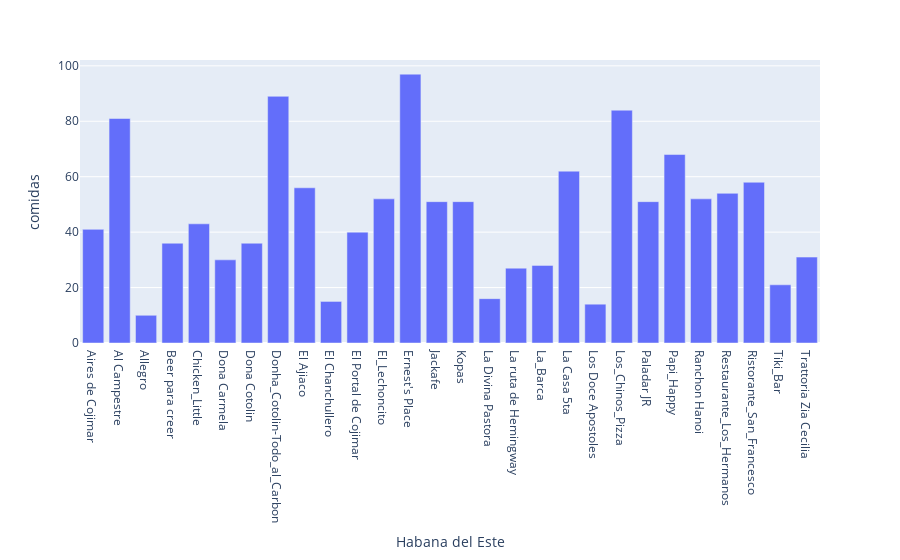
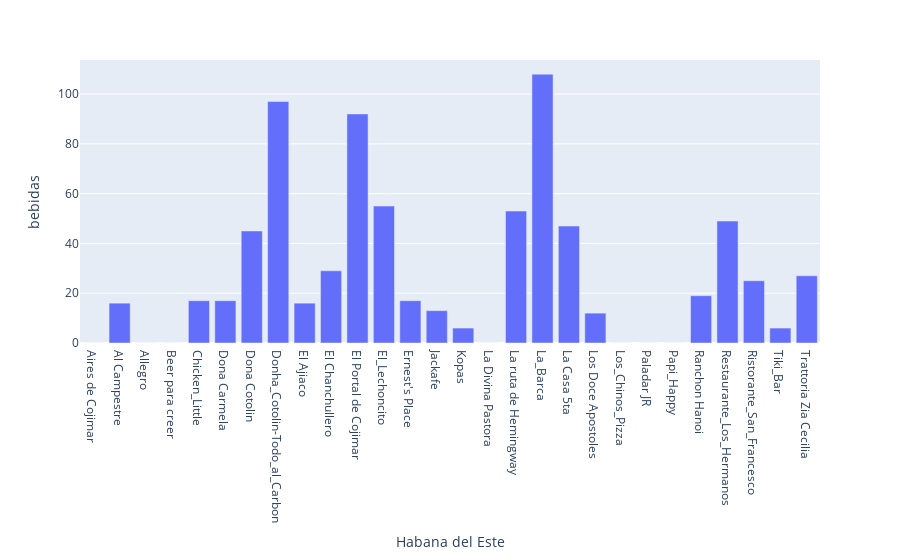
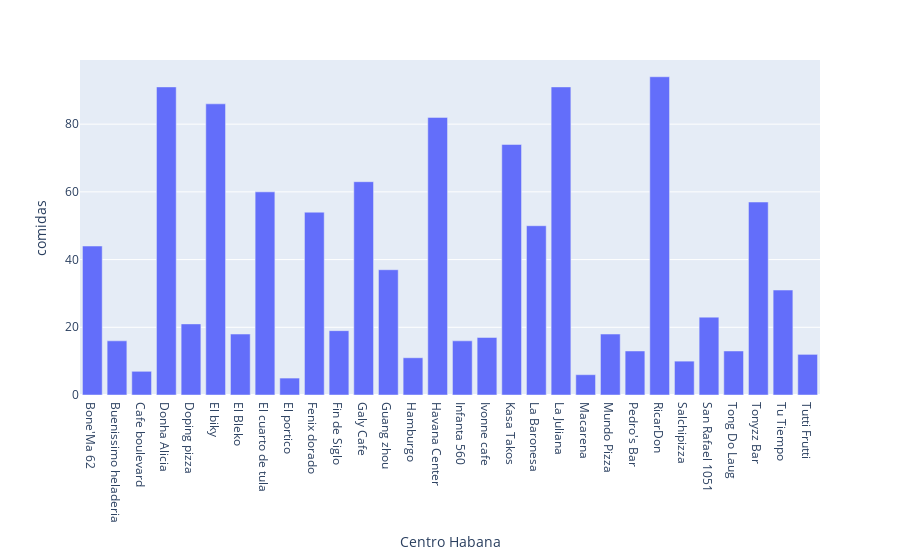
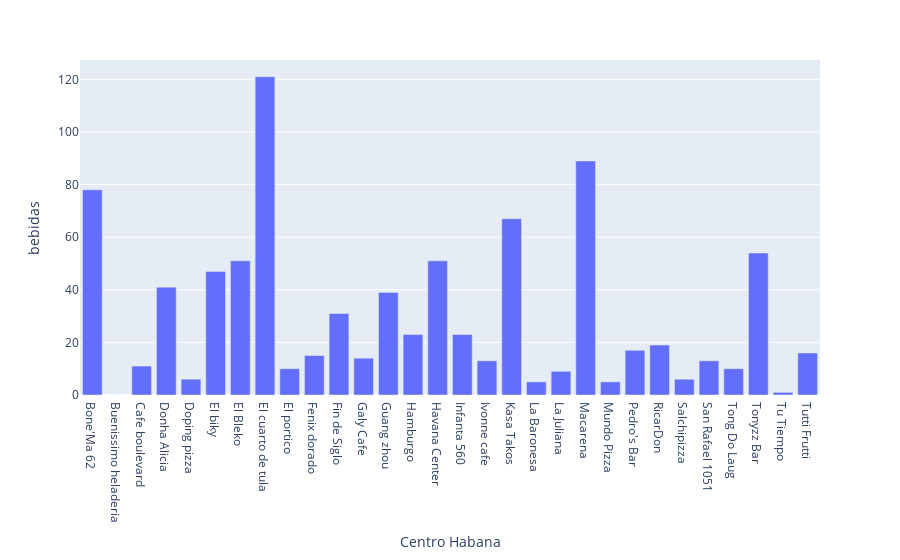

Notebook code cell kept with these figures, in order:
### Markdown cell above
-Este tiene que ser nuestro último acto, es ahora o nunca. Rápido, busca los lugares que hemos visitado y aquellos que más variedad de platos y bebidas presentan. Vamos Vamos!!

Rápidamente se dispusieron a la tarea y los resultados estuvieron antes de lo esperado.

### Code cell
graphics=mylib.Item_Diversity(super)
for i in graphics:
    i.show()

### Figure 1 — Plotly figure (JSON) as saved in the notebook; plotly's stock layout.template omitted (floating-point values rounded to 4 significant figures)
{"data": [{"hovertemplate": "Habana del Este=%{x}<br>comidas=%{y}<extra></extra>", "legendgroup": "", "marker": {"color": "#636efa", "pattern": {"shape": ""}}, "name": "", "orientation": "v", "showlegend": false, "textposition": "auto", "type": "bar", "x": ["Aires de Cojimar", "Al Campestre", "Allegro", "Beer para creer", "Chicken_Little", "Dona Carmela", "Dona Cotolin", "Donha_Cotolin-Todo_al_Carbon", "El Ajiaco", "El Chanchullero", "El Portal de Cojimar", "El_Lechoncito", "Ernest's Place", "Jackafe", "Kopas", "La Divina Pastora", "La ruta de Hemingway", "La_Barca", "La Casa 5ta", "Los Doce Apostoles", "Los_Chinos_Pizza", "Paladar JR", "Papi_Happy", "Ranchon Hanoi", "Restaurante_Los_Hermanos", "Ristorante_San_Francesco", "Tiki_Bar", "Trattoria Zia Cecilia"], "xaxis": "x", "y": [41, 81, 10, 36, 43, 30, 36, 89, 56, 15, 40, 52, 97, 51, 51, 16, 27, 28, 62, 14, 84, 51, 68, 52, 54, 58, 21, 31], "yaxis": "y"}], "layout": {"barmode": "relative", "legend": {"tracegroupgap": 0}, "margin": {"t": 60}, "xaxis": {"anchor": "y", "domain": [0, 1], "title": {"text": "Habana del Este"}}, "yaxis": {"anchor": "x", "domain": [0, 1], "title": {"text": "comidas"}}}}

### Figure 2 — Plotly figure (JSON) as saved in the notebook; plotly's stock layout.template omitted (floating-point values rounded to 4 significant figures)
{"data": [{"hovertemplate": "Habana del Este=%{x}<br>bebidas=%{y}<extra></extra>", "legendgroup": "", "marker": {"color": "#636efa", "pattern": {"shape": ""}}, "name": "", "orientation": "v", "showlegend": false, "textposition": "auto", "type": "bar", "x": ["Aires de Cojimar", "Al Campestre", "Allegro", "Beer para creer", "Chicken_Little", "Dona Carmela", "Dona Cotolin", "Donha_Cotolin-Todo_al_Carbon", "El Ajiaco", "El Chanchullero", "El Portal de Cojimar", "El_Lechoncito", "Ernest's Place", "Jackafe", "Kopas", "La Divina Pastora", "La ruta de Hemingway", "La_Barca", "La Casa 5ta", "Los Doce Apostoles", "Los_Chinos_Pizza", "Paladar JR", "Papi_Happy", "Ranchon Hanoi", "Restaurante_Los_Hermanos", "Ristorante_San_Francesco", "Tiki_Bar", "Trattoria Zia Cecilia"], "xaxis": "x", "y": [0, 16, 0, 0, 17, 17, 45, 97, 16, 29, 92, 55, 17, 13, 6, 0, 53, 108, 47, 12, 0, 0, 0, 19, 49, 25, 6, 27], "yaxis": "y"}], "layout": {"barmode": "relative", "legend": {"tracegroupgap": 0}, "margin": {"t": 60}, "xaxis": {"anchor": "y", "domain": [0, 1], "title": {"text": "Habana del Este"}}, "yaxis": {"anchor": "x", "domain": [0, 1], "title": {"text": "bebidas"}}}}

### Figure 3 — Plotly figure (JSON) as saved in the notebook; plotly's stock layout.template omitted (floating-point values rounded to 4 significant figures)
{"data": [{"hovertemplate": "Centro Habana=%{x}<br>comidas=%{y}<extra></extra>", "legendgroup": "", "marker": {"color": "#636efa", "pattern": {"shape": ""}}, "name": "", "orientation": "v", "showlegend": false, "textposition": "auto", "type": "bar", "x": ["Bone'Ma 62", "Buenissimo heladeria", "Cafe boulevard", "Donha Alicia", "Doping pizza", "El biky", "El Bleko", "El cuarto de tula", "El portico", "Fenix dorado", "Fin de Siglo", "Galy Cafe", "Guang zhou", "Hamburgo", "Havana Center", "Infanta 560", "Ivonne cafe", "Kasa Takos", "La Baronesa", "La Juliana", "Macarena", "Mundo Pizza", "Pedro's Bar", "RicarDon", "Salchipizza", "San Rafael 1051", "Tong Do Laug", "Tonyzz Bar", "Tu Tiempo", "Tutti Frutti"], "xaxis": "x", "y": [44, 16, 7, 91, 21, 86, 18, 60, 5, 54, 19, 63, 37, 11, 82, 16, 17, 74, 50, 91, 6, 18, 13, 94, 10, 23, 13, 57, 31, 12], "yaxis": "y"}], "layout": {"barmode": "relative", "legend": {"tracegroupgap": 0}, "margin": {"t": 60}, "xaxis": {"anchor": "y", "domain": [0, 1], "title": {"text": "Centro Habana"}}, "yaxis": {"anchor": "x", "domain": [0, 1], "title": {"text": "comidas"}}}}

### Figure 4 — Plotly figure (JSON) as saved in the notebook; plotly's stock layout.template omitted (floating-point values rounded to 4 significant figures)
{"data": [{"hovertemplate": "Centro Habana=%{x}<br>bebidas=%{y}<extra></extra>", "legendgroup": "", "marker": {"color": "#636efa", "pattern": {"shape": ""}}, "name": "", "orientation": "v", "showlegend": false, "textposition": "auto", "type": "bar", "x": ["Bone'Ma 62", "Buenissimo heladeria", "Cafe boulevard", "Donha Alicia", "Doping pizza", "El biky", "El Bleko", "El cuarto de tula", "El portico", "Fenix dorado", "Fin de Siglo", "Galy Cafe", "Guang zhou", "Hamburgo", "Havana Center", "Infanta 560", "Ivonne cafe", "Kasa Takos", "La Baronesa", "La Juliana", "Macarena", "Mundo Pizza", "Pedro's Bar", "RicarDon", "Salchipizza", "San Rafael 1051", "Tong Do Laug", "Tonyzz Bar", "Tu Tiempo", "Tutti Frutti"], "xaxis": "x", "y": [78, 0, 11, 41, 6, 47, 51, 121, 10, 15, 31, 14, 39, 23, 51, 23, 13, 67, 5, 9, 89, 5, 17, 19, 6, 13, 10, 54, 1, 16], "yaxis": "y"}], "layout": {"barmode": "relative", "legend": {"tracegroupgap": 0}, "margin": {"t": 60}, "xaxis": {"anchor": "y", "domain": [0, 1], "title": {"text": "Centro Habana"}}, "yaxis": {"anchor": "x", "domain": [0, 1], "title": {"text": "bebidas"}}}}
